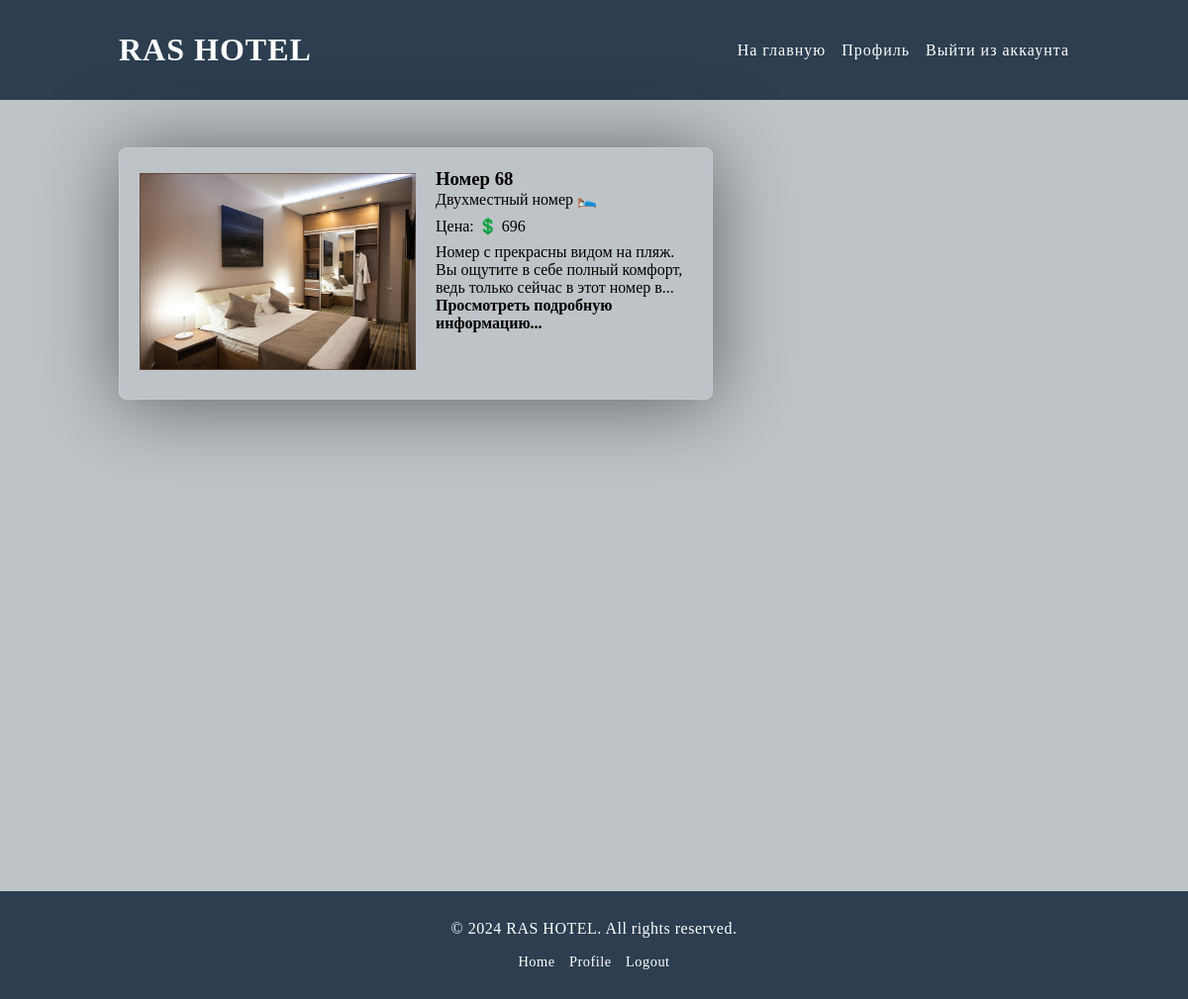
Before: / with the older database file.
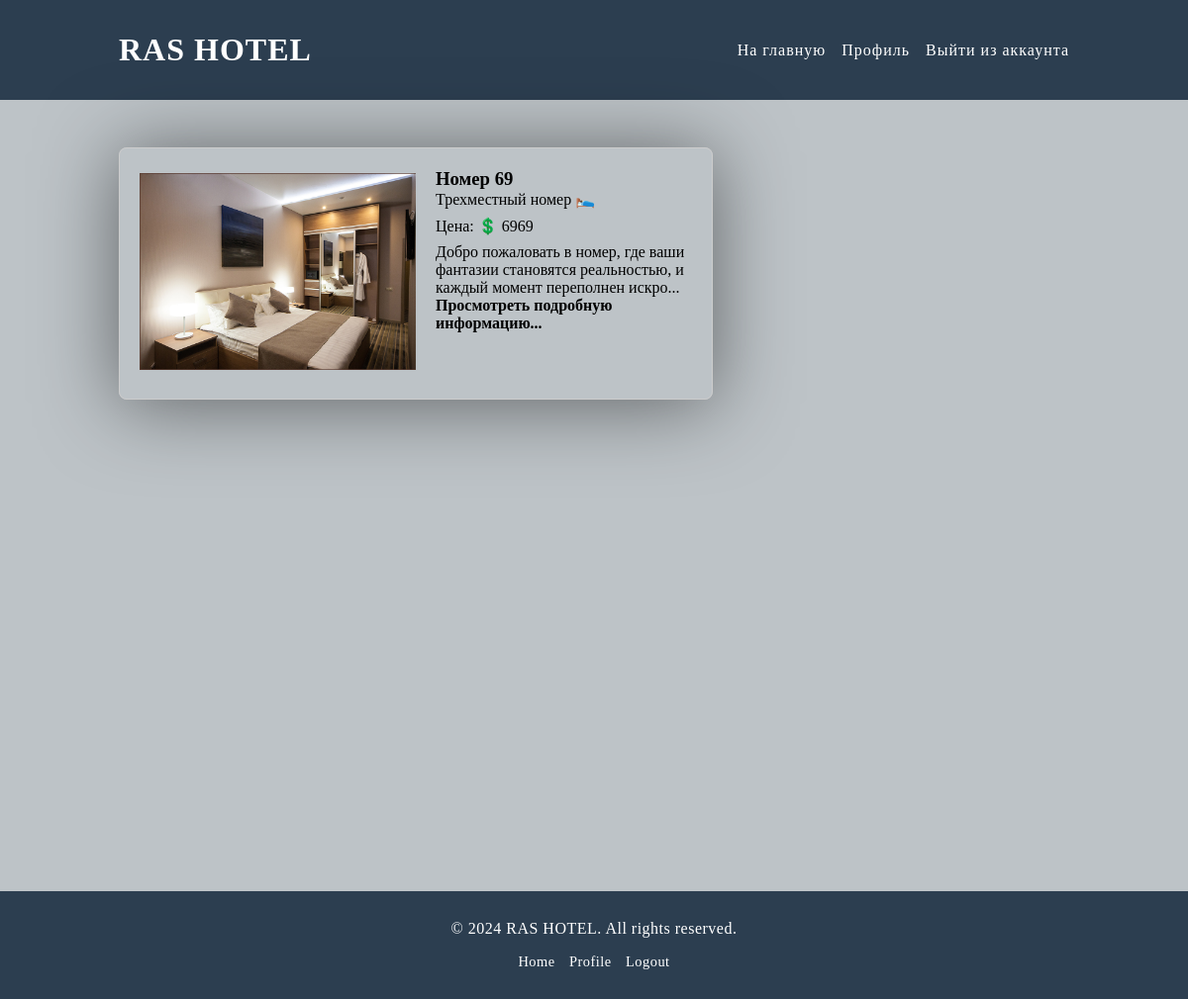
After: the same page with the newer database file.
### booking_app/models.py (models this page shows, shortened)
class HotelRoom(models.Model):
    room = models.CharField(
        max_length=100
    )
    type = [
        ('S', 'Одноместный номер'),
        ('M', 'Двухместный номер'),
        ('B', 'Трехместный номер')
    ]
    type_of_room = models.CharField(
        max_length=100,
        choices=type
    )
    price = models.PositiveIntegerField()
    description = models.TextField()
    image = models.ImageField(
        upload_to='images/rooms'
    )
    slug = models.SlugField(
        unique=True
    )

### booking_app/views.py (the view)
# urls.py: path('', room_list, name='list_of_rooms'),
def room_list(request):
    return render(
        request,
        'booking_app/main_page.html',
        context={
            'rooms': HotelRoom.objects.all()
        }
    )

### booking_app/templates/booking_app/main_page.html (shortened to what this page needs)
{% extends 'booking_app/layouts/base.html' %}
{% load static %}
{% block css %}
    <link rel="stylesheet" href="{% static 'css/main.css' %}">
{% endblock %}
{% block content %}
<section>
    <div class="room-cards">
        {% for room in rooms %}
        <div class="room-card">
            <div class="room-image">
                <img src="{{ room.image.url }}" alt="{{ room.room }}">
            </div>
            <div class="room-details">
                <h3><a href="{% url 'detail_information' slug=room.slug %}">{{ room.room }}</a></h3>
                <p>{{ room.get_type_of_room_display }} 🛌</p>
                <p>Цена: 💲 {{ room.price }}</p>
                <p>{{ room.description|slice:'100' }}...
                    <a href="{% url 'detail_information' slug=room.slug %}">Просмотреть подробную информацию...</a></p>
            </div>
        {% empty %}
        <p>We have no rooms. Sorry! (it cant be at all)</p>
        </div>
        {% endfor %}
    </div>
</section>
{% endblock %}

### booking_app/templates/booking_app/layouts/base.html (shortened to what this page needs)
<!DOCTYPE html>
{% load static %}
<html lang="en">
<head>
    <link rel="stylesheet" href="{% static 'css/header.css' %}">
    <link rel="stylesheet" href="{% static 'css/footer.css' %}">
   {% block css %} <link rel="stylesheet" href="">{% endblock %}
</head>
<body>
<header>
    {% include 'booking_app/includes/header.html' %}
</header>
<main>
    {% block content %}
    {% endblock %}
</main>
<footer>
    {% include 'booking_app/includes/footer.html' %}
</footer>
</body>
</html>

### booking_app/templates/booking_app/includes/header.html (shortened to what this page needs)
<h1>RAS HOTEL</h1>
<nav>
    <a href="{% url 'list_of_rooms' %}">На главную</a>
    <a href="{% url 'profile' %}">Профиль</a>
    <a href="{% url 'logout' %}">Выйти из аккаунта</a>
</nav>

### booking_app/templates/booking_app/includes/footer.html (shortened to what this page needs)
<div class="footer-content">
    <p>&copy; 2024 RAS HOTEL. All rights reserved.</p>
    <nav>
        <a href="{% url 'list_of_rooms' %}">Home</a>
        <a href="{% url 'profile' %}">Profile</a>
        <a href="{% url 'logout' %}">Logout</a>
    </nav>
</div>

### booking_app/static/css/header.css (style rules this page uses)
header { display: flex; justify-content: space-between; align-items: center; text-align: justify; letter-spacing: 1px; padding: 2em 10%; background: #2c3e50; color: #fff; }
header h1 { margin: 0; user-select: none; }

### booking_app/static/css/footer.css (style rules this page uses)
footer { background-color: #2c3e50; color: #fff; padding: 2em 10%; display: flex; justify-content: center; align-items: center; flex-direction: column; text-align: center; font-size: 0.9rem; letter-spacing: 0.5px; }
.footer-content { width: 100%; max-width: 1200px; }
footer p { margin: 0 0 1em; font-size: 1rem; }
footer nav { display: flex; gap: 1em; justify-content: center; }
footer nav a { text-decoration: none; color: #fff; transition: color .3s ease; }

### booking_app/static/css/main.css (style rules this page uses)
.room-cards { display: flex; flex-wrap: wrap; gap: 20px; }
.room-card { display: flex; width: 100%; max-width: 600px; border: 1px solid #ccc; border-radius: 8px; overflow: hidden; box-shadow: 0 4px 80px rgba(0, 0, 0, 0.5); }
.room-image { flex: 0 0 50%; overflow: hidden; }
.room-image img { width: 100%; height: auto; object-fit: cover; margin: 25px 20px; }
.room-details { flex: 1; padding: 20px; }
.room-details h3 { margin-top: 0; }
.room-details p { margin-bottom: 8px; }
.room-details a { text-decoration: none; color: black; font-weight: 900; transition: .3s ease; }

### booking_app/templates/booking_app/layouts/base.html (style rules this page uses)
* { margin: 0; padding: 0; box-sizing: border-box; }
main { width: 100%; min-height: 100vh; background-color: #bdc3c7; padding: 3em 10%; }

Changed rows visible on the page:
removed HotelRoom: image (picture), room "Номер 68", type_of_room "Двухместный номер", price "696", description "Номер с прекрасны видом на пляж. Вы ощутите в себе полный комфорт, ведь только сейчас в этот номер в"
added HotelRoom: image (picture), room "Номер 69", type_of_room "Трехместный номер", price "6969", description "Добро пожаловать в номер, где ваши фантазии становятся реальностью, и каждый момент переполнен искро"
